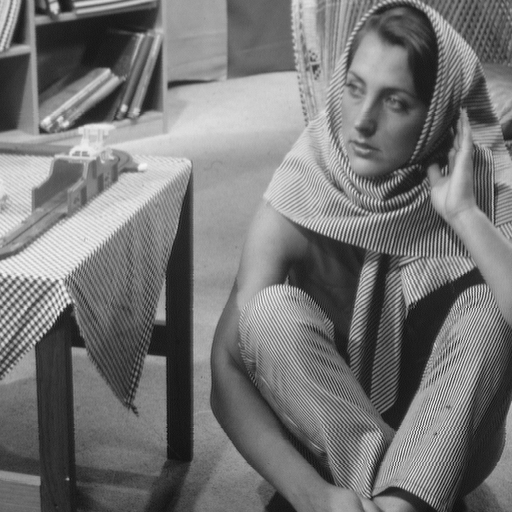
#> input picture BASIC IMAGE PROCESSING WITH PILLOW/barbara.png, 512 x 512 px, given in place of lenna.png, which was not available
$ python 'IMAGE PROCESSING WITH PILLOW.py'
#> lines starting #> are read from the running program, lines starting #| are printed output that depends on the picture; pictures that were not available may be replaced by others from this repository, and a replacement may not be noted

import os
import matplotlib.pyplot as plt
from PIL import ImageOps# it contains several ready made image processing operations
from PIL import Image
import numpy as np

#for concating the two images
def get_concat_h(im1,im2):
    dst=Image.new('RGB',(im1.width+im2.width,im1.height))
    dst.paste(im1,(0,0))
    dst.paste(im2,(im1.width,0))
    return dst

#LOADING THE IMAGE
my_image1="lenna.png"
# cwd=os.getcwd()
# image_path=os.path.join(cwd,my_image1)
# print(image_path)
image=Image.open(my_image1)# we can also use the full image path insted of my_image1
#> image is the input picture: PIL image 512x512 L; min 12, max 246, mean 117.4


# [7 lines of commented-out code are left out]
im=image.load()#reads the file content, decodes it, and expands the image into memory.
# [7 lines of commented-out code are left out]
image_grey=ImageOps.grayscale(image)#convert to grey scale image
# [12 lines of commented-out code are left out]
baboon=Image.open('baboon.png')
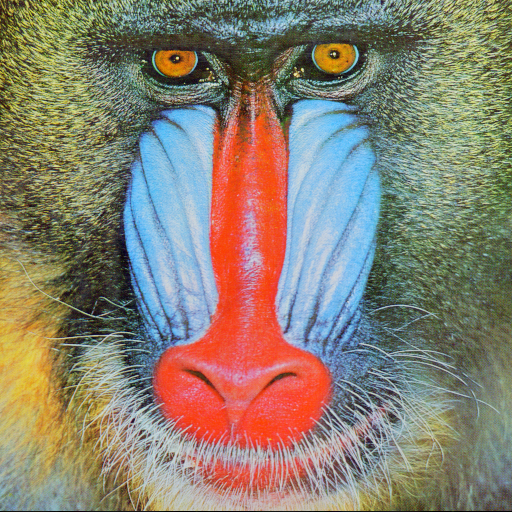
#> input picture BASIC IMAGE PROCESSING WITH PILLOW/baboon.png, 512 x 512 px
#> baboon is the input picture: PIL image 512x512 RGB; mean R, G, B 137.4, 128.9, 113.1
# baboon.show()
red,green,blue=baboon.split()
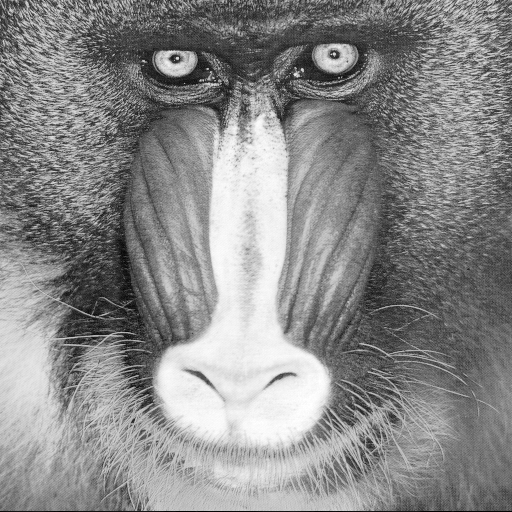
#> red: PIL image 512x512 L; min 0, max 255, mean 137.4
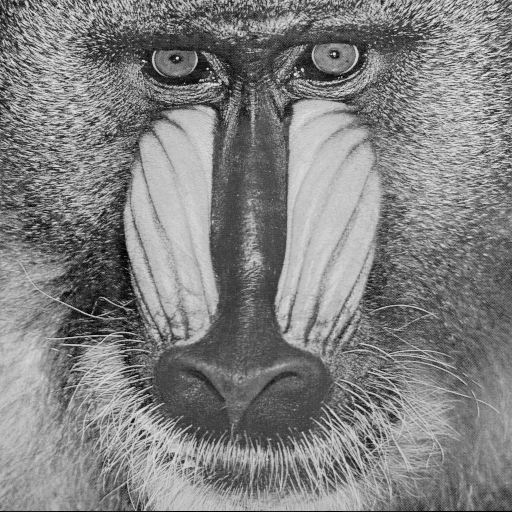
#> green: PIL image 512x512 L; min 0, max 236, mean 128.9
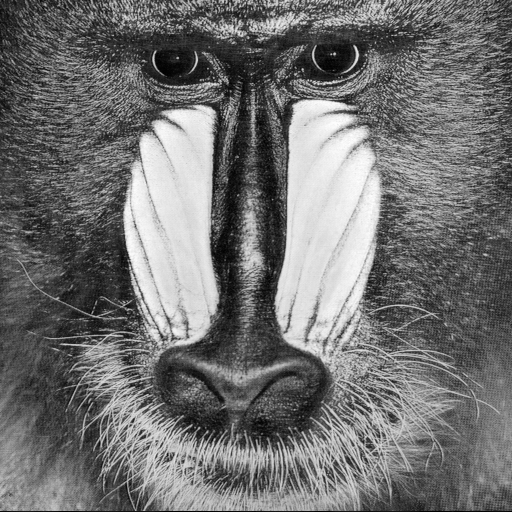
#> blue: PIL image 512x512 L; min 0, max 255, mean 113.1
# [8 lines of commented-out code are left out]
array=np.array(image)#it create a new copy of the image and the orignal one will remain unmodeified
# [14 lines of commented-out code are left out]
rows=256
# [6 lines of commented-out code are left out]
columns=256
# plt.figure(figsize=(10,10))
# plt.imshow(array[:,0:columns,:])
# plt.show()

# reassign an array to another variable
A=array.copy()
# [12 lines of commented-out code are left out]
baboon_array=np.array(baboon)
# [8 lines of commented-out code are left out]
baboon_red=baboon_array.copy()
# [6 lines of commented-out code are left out]
baboon_blue=baboon_array.copy()
# [7 lines of commented-out code are left out]
lenna=Image.open('lenna.png')
lenna_array=np.array(lenna)
lenna_blue=lenna_array.copy()
#> (the run stopped early here; a loop or call above may not have finished)
